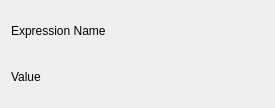
<?xml version="1.0" encoding="UTF-8"?>
<ui version="4.0">
 <class>Variable</class>
 <widget class="ZsCc::Form" name="Variable">
  <property name="geometry">
   <rect>
    <x>0</x>
    <y>0</y>
    <width>275</width>
    <height>108</height>
   </rect>
  </property>
  <property name="windowTitle">
   <string>Form</string>
  </property>
  <property name="functionName">
   <string notr="true"/>
  </property>
  <property name="mode">
   <enum>ZsCc::Form::Embed</enum>
  </property>
  <property name="persistent">
   <enum>ZsCc::Form::Temporary</enum>
  </property>
  <layout class="QGridLayout" name="gridLayout">
   <item row="2" column="0">
    <widget class="QLabel" name="id2label">
     <property name="text">
      <string>Value</string>
     </property>
    </widget>
   </item>
   <item row="0" column="0">
    <widget class="QLabel" name="id1label">
     <property name="text">
      <string>Expression Name</string>
     </property>
    </widget>
   </item>
   <item row="0" column="1">
    <widget class="ZsCc::String" name="id1">
     <property name="id" stdset="0">
      <number>1</number>
     </property>
    </widget>
   </item>
   <item row="2" column="1">
    <widget class="ZsCc::Number" name="id2">
     <property name="id" stdset="0">
      <number>2</number>
     </property>
    </widget>
   </item>
  </layout>
 </widget>
 <customwidgets>
  <customwidget>
   <class>ZsCc::Number</class>
   <extends>QWidget</extends>
   <header>nui/CommonControls/Template/CcNumber.hpp</header>
   <container>1</container>
  </customwidget>
  <customwidget>
   <class>ZsCc::String</class>
   <extends>QWidget</extends>
   <header>nui/CommonControls/Template/CcString.hpp</header>
  </customwidget>
  <customwidget>
   <class>ZsCc::Form</class>
   <extends>QDialog</extends>
   <header>nui/CommonControls/CcForm.hpp</header>
   <container>1</container>
  </customwidget>
 </customwidgets>
 <resources/>
 <connections/>
</ui>
